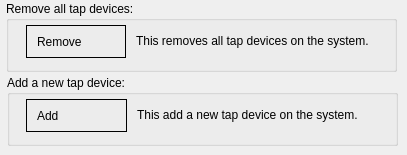
     <widget class="QWidget" name="tab_4">
      <attribute name="title">
       <string>Tap</string>
      </attribute>
      <widget class="QGroupBox" name="groupBox_5">
       <property name="geometry">
        <rect>
         <x>6</x>
         <y>1</y>
         <width>391</width>
         <height>71</height>
        </rect>
       </property>
       <property name="title">
        <string>Remove all tap devices:</string>
       </property>
       <widget class="QPushButton" name="cmdRemoveAllTap">
        <property name="geometry">
         <rect>
          <x>20</x>
          <y>24</y>
          <width>100</width>
          <height>33</height>
         </rect>
        </property>
        <property name="styleSheet">
         <string notr="true">:enabled {border: 1px solid black}
:disabled {border: 1px solid black}
:hover {background-color: rgb(195, 195, 195);}
QPushButton {height: 25px; width: 50px;text-align:left;
	padding-left: 10px;
	padding-top: 3px;
	padding-bottom: 3px;}</string>
        </property>
        <property name="text">
         <string>Remove</string>
        </property>
        <property name="icon">
         <iconset resource="systray.qrc">
          <normaloff>:/images/delete.png</normaloff>:/images/delete.png</iconset>
        </property>
        <property name="iconSize">
         <size>
          <width>22</width>
          <height>22</height>
         </size>
        </property>
       </widget>
       <widget class="QLabel" name="label">
        <property name="geometry">
         <rect>
          <x>130</x>
          <y>24</y>
          <width>251</width>
          <height>31</height>
         </rect>
        </property>
        <property name="text">
         <string>This removes all tap devices on the system.</string>
        </property>
       </widget>
      </widget>
      <widget class="QGroupBox" name="groupBox_6">
       <property name="geometry">
        <rect>
         <x>7</x>
         <y>75</y>
         <width>391</width>
         <height>71</height>
        </rect>
       </property>
       <property name="title">
        <string>Add a new tap device:</string>
       </property>
       <widget class="QPushButton" name="cmdAddNewTap">
        <property name="geometry">
         <rect>
          <x>19</x>
          <y>24</y>
          <width>101</width>
          <height>33</height>
         </rect>
        </property>
        <property name="styleSheet">
         <string notr="true">:enabled {border: 1px solid black}
:disabled {border: 1px solid black}
:hover {background-color: rgb(195, 195, 195);}
QPushButton {height: 25px; width: 50px;text-align:left;
	padding-left: 10px;
	padding-top: 3px;
	padding-bottom: 3px;}</string>
        </property>
        <property name="text">
         <string>Add</string>
        </property>
        <property name="icon">
         <iconset resource="systray.qrc">
          <normaloff>:/images/add.png</normaloff>:/images/add.png</iconset>
        </property>
        <property name="iconSize">
         <size>
          <width>22</width>
          <height>22</height>
         </size>
        </property>
       </widget>
       <widget class="QLabel" name="label_10">
        <property name="geometry">
         <rect>
          <x>130</x>
          <y>30</y>
          <width>251</width>
          <height>20</height>
         </rect>
        </property>
        <property name="text">
         <string>This add a new tap device on the system.</string>
        </property>
       </widget>
      </widget>
     </widget>
